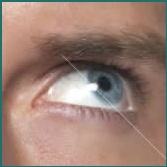
#> input picture Gaze Direction/Result_Images/eye.jpg, 167 x 167 px
$ python Test.py   (older library calls are emulated)
#> lines starting #> are read from the running program, lines starting #| are printed output that depends on the picture
import cv2
import numpy as np
from matplotlib import pyplot as plt

img = cv2.imread('../Result_Images/eye.jpg',0)
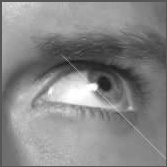
#> img: shape (167, 167); min 18, max 255, mean 135.1

# Output dtype = cv2.CV_8U
sobelx8u = cv2.Sobel(img,cv2.CV_8U,1,0,ksize=5)
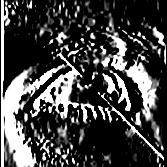
#> sobelx8u: shape (167, 167); min 0, max 255, mean 68.3

# Output dtype = cv2.CV_64F. Then take its absolute and convert to cv2.CV_8U
sobelx64f = cv2.Sobel(img,cv2.CV_64F,1,0,ksize=5)
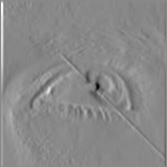
#> sobelx64f: shape (167, 167) float64; min -6716, max 5760, mean 6.1; drawn with min black and max white
print(sobelx64f.shape)
#| (167, 167)
abs_sobel64f = np.absolute(sobelx64f)
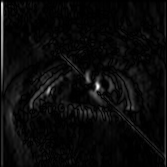
#> abs_sobel64f: shape (167, 167) float64; min 0, max 6716, mean 287.8; drawn with min black and max white
sobel_8u = np.uint8(abs_sobel64f)
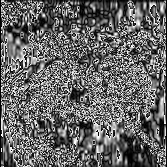
#> sobel_8u: shape (167, 167); min 0, max 255, mean 102.5

plt.subplot(1,3,1),plt.imshow(img,cmap = 'gray')
plt.title('Original'), plt.xticks([]), plt.yticks([])
plt.subplot(1,3,2),plt.imshow(sobelx8u,cmap = 'gray')
plt.title('Sobel CV_8U'), plt.xticks([]), plt.yticks([])
plt.subplot(1,3,3),plt.imshow(sobel_8u,cmap = 'gray')
plt.title('Sobel abs(CV_64F)'), plt.xticks([]), plt.yticks([])

plt.show()
